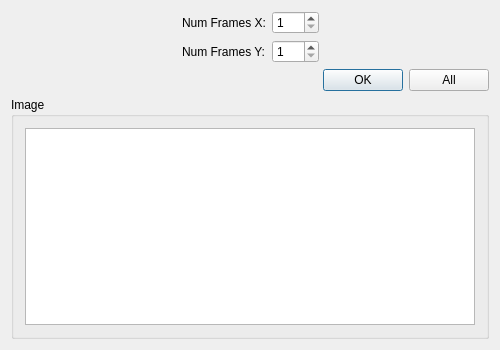
<?xml version="1.0" encoding="UTF-8"?>
<ui version="4.0">
 <class>importDialog</class>
 <widget class="QDialog" name="importDialog">
  <property name="windowModality">
   <enum>Qt::WindowModal</enum>
  </property>
  <property name="geometry">
   <rect>
    <x>0</x>
    <y>0</y>
    <width>500</width>
    <height>350</height>
   </rect>
  </property>
  <property name="sizePolicy">
   <sizepolicy hsizetype="Fixed" vsizetype="Fixed">
    <horstretch>0</horstretch>
    <verstretch>0</verstretch>
   </sizepolicy>
  </property>
  <property name="windowTitle">
   <string>Animation for image </string>
  </property>
  <layout class="QVBoxLayout" name="verticalLayout_2">
   <item>
    <layout class="QHBoxLayout" name="horizontalLayout">
     <property name="sizeConstraint">
      <enum>QLayout::SetMaximumSize</enum>
     </property>
     <item>
      <layout class="QVBoxLayout" name="verticalLayout">
       <property name="sizeConstraint">
        <enum>QLayout::SetMaximumSize</enum>
       </property>
       <item>
        <layout class="QHBoxLayout" name="horizontalLayout_2">
         <property name="sizeConstraint">
          <enum>QLayout::SetMaximumSize</enum>
         </property>
         <item>
          <spacer name="horizontalSpacer">
           <property name="orientation">
            <enum>Qt::Horizontal</enum>
           </property>
           <property name="sizeType">
            <enum>QSizePolicy::Expanding</enum>
           </property>
           <property name="sizeHint" stdset="0">
            <size>
             <width>40</width>
             <height>20</height>
            </size>
           </property>
          </spacer>
         </item>
         <item>
          <widget class="QLabel" name="label">
           <property name="toolTip">
            <string>Number of frames this image has horizontally</string>
           </property>
           <property name="text">
            <string>Num Frames X:</string>
           </property>
          </widget>
         </item>
         <item>
          <widget class="QSpinBox" name="xFramesBox">
           <property name="toolTip">
            <string>Number of frames this image has horizontally</string>
           </property>
           <property name="minimum">
            <number>1</number>
           </property>
           <property name="maximum">
            <number>999</number>
           </property>
           <property name="value">
            <number>1</number>
           </property>
          </widget>
         </item>
         <item>
          <spacer name="horizontalSpacer_4">
           <property name="orientation">
            <enum>Qt::Horizontal</enum>
           </property>
           <property name="sizeHint" stdset="0">
            <size>
             <width>40</width>
             <height>20</height>
            </size>
           </property>
          </spacer>
         </item>
        </layout>
       </item>
       <item>
        <layout class="QHBoxLayout" name="horizontalLayout_3">
         <property name="sizeConstraint">
          <enum>QLayout::SetMaximumSize</enum>
         </property>
         <item>
          <spacer name="horizontalSpacer_2">
           <property name="orientation">
            <enum>Qt::Horizontal</enum>
           </property>
           <property name="sizeHint" stdset="0">
            <size>
             <width>40</width>
             <height>20</height>
            </size>
           </property>
          </spacer>
         </item>
         <item>
          <widget class="QLabel" name="label_2">
           <property name="toolTip">
            <string>Number of frames this image has vertically</string>
           </property>
           <property name="text">
            <string>Num Frames Y:</string>
           </property>
          </widget>
         </item>
         <item>
          <widget class="QSpinBox" name="yFramesBox">
           <property name="toolTip">
            <string>Number of frames this image has vertically</string>
           </property>
           <property name="minimum">
            <number>1</number>
           </property>
           <property name="maximum">
            <number>999</number>
           </property>
           <property name="value">
            <number>1</number>
           </property>
          </widget>
         </item>
         <item>
          <spacer name="horizontalSpacer_5">
           <property name="orientation">
            <enum>Qt::Horizontal</enum>
           </property>
           <property name="sizeHint" stdset="0">
            <size>
             <width>40</width>
             <height>20</height>
            </size>
           </property>
          </spacer>
         </item>
        </layout>
       </item>
       <item>
        <layout class="QHBoxLayout" name="horizontalLayout_4">
         <property name="sizeConstraint">
          <enum>QLayout::SetMaximumSize</enum>
         </property>
         <item>
          <spacer name="horizontalSpacer_3">
           <property name="orientation">
            <enum>Qt::Horizontal</enum>
           </property>
           <property name="sizeHint" stdset="0">
            <size>
             <width>40</width>
             <height>20</height>
            </size>
           </property>
          </spacer>
         </item>
         <item>
          <widget class="QPushButton" name="okButton">
           <property name="toolTip">
            <string>Use this frame layout for this image</string>
           </property>
           <property name="text">
            <string>OK</string>
           </property>
          </widget>
         </item>
         <item>
          <widget class="QPushButton" name="allButton">
           <property name="toolTip">
            <string>Use this frame layout for all imported images</string>
           </property>
           <property name="text">
            <string>All</string>
           </property>
          </widget>
         </item>
        </layout>
       </item>
       <item>
        <widget class="QGroupBox" name="groupBox">
         <property name="sizePolicy">
          <sizepolicy hsizetype="Preferred" vsizetype="Preferred">
           <horstretch>0</horstretch>
           <verstretch>0</verstretch>
          </sizepolicy>
         </property>
         <property name="title">
          <string>Image</string>
         </property>
         <layout class="QGridLayout" name="gridLayout">
          <property name="sizeConstraint">
           <enum>QLayout::SetMaximumSize</enum>
          </property>
          <item row="0" column="0">
           <widget class="QGraphicsView" name="imagePreview">
            <property name="sizePolicy">
             <sizepolicy hsizetype="Preferred" vsizetype="Preferred">
              <horstretch>5</horstretch>
              <verstretch>0</verstretch>
             </sizepolicy>
            </property>
            <property name="minimumSize">
             <size>
              <width>400</width>
              <height>0</height>
             </size>
            </property>
            <property name="baseSize">
             <size>
              <width>0</width>
              <height>0</height>
             </size>
            </property>
            <property name="toolTip">
             <string>Preview of the current image</string>
            </property>
            <property name="dragMode">
             <enum>QGraphicsView::ScrollHandDrag</enum>
            </property>
           </widget>
          </item>
         </layout>
        </widget>
       </item>
      </layout>
     </item>
    </layout>
   </item>
  </layout>
 </widget>
 <layoutdefault spacing="6" margin="11"/>
 <resources/>
 <connections/>
</ui>
